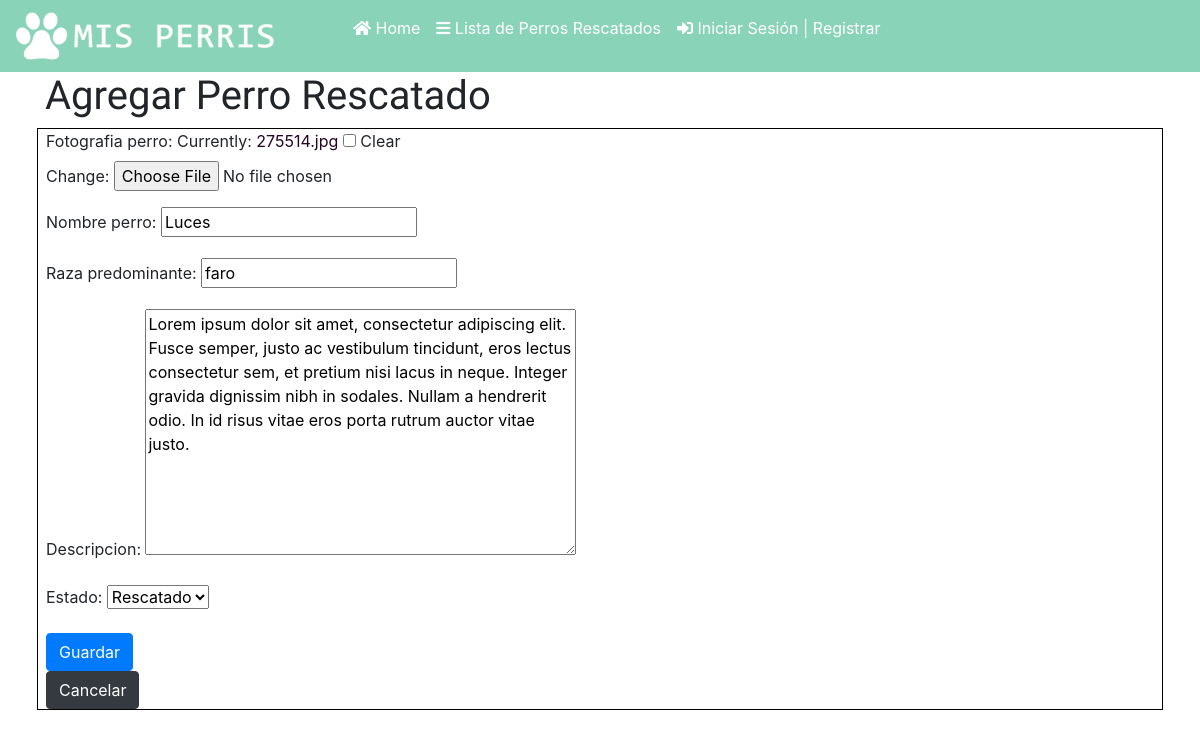
The app's page /perro/8/editar/ with its own data.
### perris/models.py (models this page shows, shortened)
class Perros_Rescatados(models.Model):
    author = models.ForeignKey('auth.User', on_delete=models.CASCADE)
    estado= models.CharField(max_length=30, choices=ESTADOS, default='')
    fotografia_perro=models.FileField(blank=True, null=True)
    nombre_perro = models.CharField(max_length=200)
    raza_predominante = models.CharField(max_length=200)
    descripcion=models.TextField()
    published_date = models.DateTimeField(blank=True, null=True)

### perris/views.py (the view)
# urls.py: path('perro/<int:pk>/editar/', views.edit_post_perro, name='edit_post_perro'),
def edit_post_perro(request, pk):
    post = get_object_or_404(Perros_Rescatados, pk=pk)
    if request.method == "POST":
        form = Perro_RescatadoForm(request.POST or None , request.FILES or None, instance=post)
        if form.is_valid():
            post = form.save(commit=False)
            post.author = request.user
            post.published_date = timezone.now()
            post.save()
            return redirect('detail_post_perro', pk=post.pk)
    else:
        form = Perro_RescatadoForm(instance=post)
    return render(request, 'perris/adm.perro_post_edit.html', {'form': form})

### perris/forms.py
class Perro_RescatadoForm(forms.ModelForm):
	class Meta:
		model=Perros_Rescatados
		fields=('fotografia_perro','nombre_perro' , 'raza_predominante' , 'descripcion','estado', )

### perris/templates/perris/adm.perro_post_edit.html (shortened to what this page needs)
{% extends 'perris/base.html' %}
{% block content %}
<div class="container">
	<h1 class="titulo-agregar-perro">Agregar Perro Rescatado</h1>
	<div class="row formulario">
	<div class="col-lg-6">
    <form method="POST" enctype="multipart/form-data">
        {{ form.as_p }}
        <button type='submit' class="save btn btn-primary">Guardar</button>
    </form>
    <a href="{%  url 'adm.inicio' %}" class="btn btn-dark" >Cancelar</a>
    </div>
</div>
</div>
{% endblock %}

### perris/static/css/estilos.css (style rules this page uses)
.formulario { border: 1px solid black; }
.titulo-agregar-perro { font-family: 'Basic', sans-serif; }
.row { margin-right: 0px; }
button { background-color: white; border: 2px solid black; font-size: 15px; }
@media (min-width: 768px) { button { cursor: pointer; } }
a { color:rgb(37, 4, 36); text-decoration:none; }
.container-fluid, .container { margin-right: auto; margin-left: auto; }
.row { box-sizing: border-box; display: -webkit-box; display: -ms-flexbox; display: flex; -webkit-box-flex: 0; -ms-flex: 0 1 auto; flex: 0 1 auto; -webkit-box-orient: horizontal; -webkit-box-direction: normal; -ms-flex-direction: row; flex-direction: row; -ms-flex-wrap: wrap; flex-wrap: wrap; margin-right: -0.5rem; margin-left: -0.5rem; }
@media only screen and (min-width: 48em) { .container { width: 49rem; } }
@media only screen and (min-width: 64em) { .container { width: 65rem; } }
@media only screen and (min-width: 75em) { .container { width: 76rem; } }
@media only screen and (min-width: 75em) { .col-lg, .col-lg-1, .col-lg-2, .col-lg-3, .col-lg-4, .col-lg-5, .col-lg-6, .col-lg-7, .col-lg-8, .col-lg-9, .col-lg-10, .col-lg-11, .col-lg-12, .col-lg-offset-0, .col-lg-offset-1, .col-lg-offset-2, .col-lg-offset-3, .col-lg-offset-4, .col-lg-offset-5, .col-lg-offset-6, .col-lg-offset-7, .col-lg-offset-8, .col-lg-offset-9, .col-lg-offset-10, .col-lg-offset-11, .col-lg-offset-12 { box-sizing: border-box; -webkit-box-flex: 0; -ms-flex: 0 0 auto; flex: 0 0 auto; padding-right: 0.5rem; padding-left: 0.5rem; } }
@media only screen and (min-width: 75em) { .col-lg-6 { -ms-flex-preferred-size: 50%; flex-basis: 50%; max-width: 50%; } }

### records on screen
Perros_Rescatados: nombre_perro "Luces", raza_predominante "faro", descripcion "Lorem ipsum dolor sit amet, consectetur adipiscing elit. Fusce semper, justo ac vestibulum tincidunt, eros lectus consectetur sem, et pretium nisi lacus in neque. Integer gravida dignissim nibh in sodales. Nullam a hendrerit odio. In id risus vitae eros porta rutrum auctor vitae justo.", estado "Rescatado"
